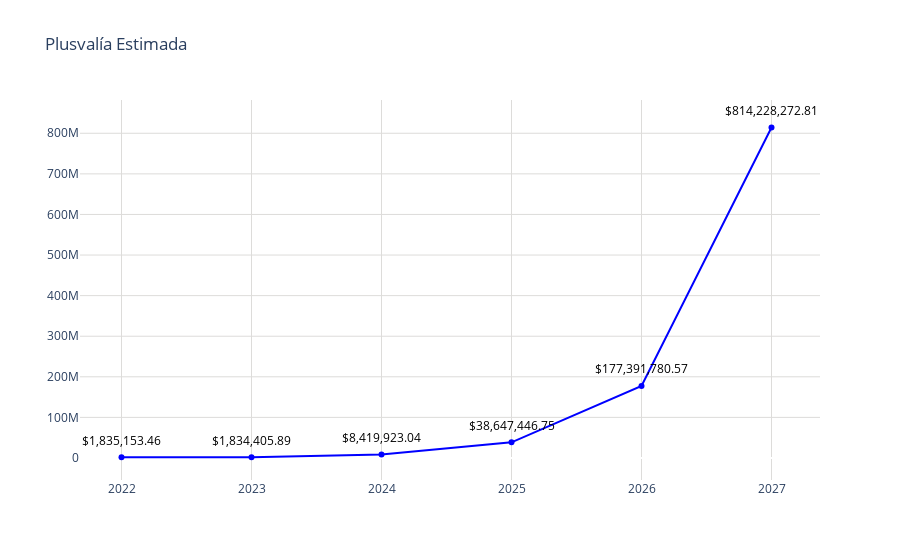

Notebook code cell kept with this figure:
### Code cell
# Datos
año = pachuca_precio_media_anual['año']
promedio = pachuca_precio_media_anual['precio']

fig = go.Figure()
fig.add_trace(go.Scatter(
    x=año,
    y=promedio,
    mode='markers+lines',
    marker=dict(color='blue'),
))
# Agregar anotaciones para mostrar los valores encima de los puntos
for a, p in zip(año, promedio):
    fig.add_annotation(
        x=a,
        y=p,
        text=f"${p:,.2f}",  # Formatear el valor del promedio como moneda
        showarrow=False,
        font=dict(color='black', size=12),
        xshift=0,
        yshift=17,
        textangle=0
    )
# Actualizar diseño
fig.update_layout(
    title='Plusvalía Estimada',
    yaxis=dict(
        #range=[0, 4000000],  # Establecer el rango del eje y
        #tickvals=[0, 1000000,2000000, 3000000,4000000],  # Definir los valores de las marcas en el eje y
        #ticktext=['$0.00', '$1,000,000.00','$2,000,000.00','$3,000,000.00','$4,000,000.00'],  # Definir el texto de las marcas en el eje y
        gridcolor='#dddcda',   # Color de las líneas de la cuadrícula
        gridwidth=1  # Ancho de las líneas de la cuadrícula
    ),
    xaxis=dict(
        gridcolor='#dddcda', 
        tickmode='array',
        tickvals=año,
        ticktext=año
    ),
    plot_bgcolor='rgba(0,0,0,0)'
)
# Exportar gráfica como archivo HTML
def guardar_grafico_como_html(fig, nombre_archivo, carpeta='graficas'):
    # Crear la carpeta si no existe
    if not os.path.exists(carpeta):
        os.makedirs(carpeta)
    
    # Gráfica como archivo HTML en la carpeta especificada
    pio.write_html(fig, f'{carpeta}/{nombre_archivo}.html')

guardar_grafico_como_html(fig, 'g_scatt_plusvaliaestimada_base_tulancingo', carpeta='graficas')
fig.show()

### Figure 1 — Plotly figure (JSON) as saved in the notebook; plotly's stock layout.template omitted (floating-point values rounded to 4 significant figures)
{"data": [{"marker": {"color": "blue"}, "mode": "markers+lines", "type": "scatter", "x": [2022, 2023, 2024, 2025, 2026, 2027], "y": [1835000.0, 1834000.0, 8420000.0, 38650000.0, 177400000.0, 814200000.0]}], "layout": {"annotations": [{"font": {"color": "black", "size": 12}, "showarrow": false, "text": "$1,835,153.46", "textangle": 0, "x": 2022, "xshift": 0, "y": 1835000.0, "yshift": 17}, {"font": {"color": "black", "size": 12}, "showarrow": false, "text": "$1,834,405.89", "textangle": 0, "x": 2023, "xshift": 0, "y": 1834000.0, "yshift": 17}, {"font": {"color": "black", "size": 12}, "showarrow": false, "text": "$8,419,923.04", "textangle": 0, "x": 2024, "xshift": 0, "y": 8420000.0, "yshift": 17}, {"font": {"color": "black", "size": 12}, "showarrow": false, "text": "$38,647,446.75", "textangle": 0, "x": 2025, "xshift": 0, "y": 38650000.0, "yshift": 17}, {"font": {"color": "black", "size": 12}, "showarrow": false, "text": "$177,391,780.57", "textangle": 0, "x": 2026, "xshift": 0, "y": 177400000.0, "yshift": 17}, {"font": {"color": "black", "size": 12}, "showarrow": false, "text": "$814,228,272.81", "textangle": 0, "x": 2027, "xshift": 0, "y": 814200000.0, "yshift": 17}], "plot_bgcolor": "rgba(0,0,0,0)", "title": {"text": "Plusvalía Estimada"}, "xaxis": {"gridcolor": "#dddcda", "tickmode": "array", "ticktext": [2022, 2023, 2024, 2025, 2026, 2027], "tickvals": [2022, 2023, 2024, 2025, 2026, 2027]}, "yaxis": {"gridcolor": "#dddcda", "gridwidth": 1}}}
